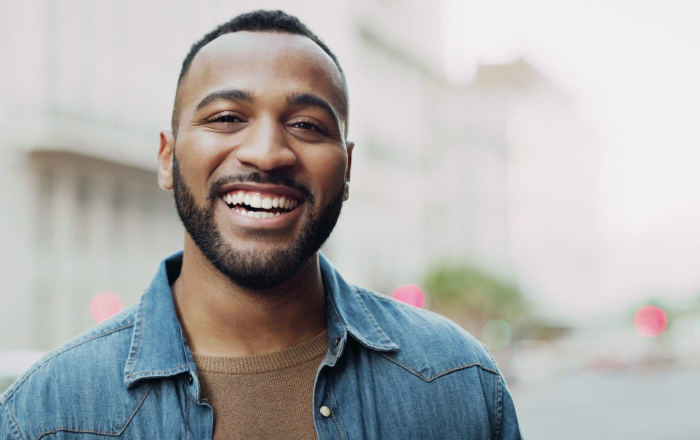
#> input picture 180/proj2/imgs/happy.jpg, 1400 x 880 px (shown at 1/2 size)
$ python hybrid_image_starter.py
#> lines starting #> are read from the running program, lines starting #| are printed output that depends on the picture
### 180/proj2/align_image_code.py
import math
import numpy as np
import matplotlib.pyplot as plt
import skimage.transform as sktr


def get_points(im1, im2):
    print('Please select 2 points in each image for alignment.')
    plt.imshow(im1)
    p1, p2 = plt.ginput(2)
    plt.close()
    plt.imshow(im2)
    p3, p4 = plt.ginput(2)
    plt.close()
    return (p1, p2, p3, p4)

# [59 lines left out: functions recenter, find_centers, align_image_centers, rescale_images, rotate_im1, match_img_size, not called in this run]

def align_images(im1, im2):
    pts = get_points(im1, im2)
    print("80", im1.shape, im2.shape)
    im1, im2 = align_image_centers(im1, im2, pts)
    print("82", im1.shape, im2.shape)
    im1, im2 = rescale_images(im1, im2, pts)
    print("84", im1.shape, im2.shape)
    im1, angle = rotate_im1(im1, im2, pts)
    print("86", im1.shape, im2.shape)
    im1, im2 = match_img_size(im1, im2)
    print("88", im1.shape, im2.shape)
    return im1, im2


# [5 lines that do not run on import are left out]

### 180/proj2/hybrid_image_starter.py
import matplotlib.pyplot as plt
from align_image_code import align_images
import cv2
import scipy.signal as ssg
import numpy as np

def lowpass(img, sigma):
    gauss = cv2.getGaussianKernel(ksize=max(int(2*sigma//3), 1), sigma=sigma)
    gauss = gauss @ gauss.T

    r = ssg.convolve2d(img[:, :, 0], gauss, mode='same', boundary="symm")
    g = ssg.convolve2d(img[:, :, 1], gauss, mode='same', boundary="symm")
    b = ssg.convolve2d(img[:, :, 2], gauss, mode='same', boundary="symm")

    blurred = np.stack([r, g, b], axis=2)
    return blurred

def highpass(img, sigma):
    return img - lowpass(img, sigma)

def hybrid_image(im1, im2, sigma1, sigma2):
    im1 = lowpass(im1, sigma1)
    im2 = highpass(im2, sigma2)

    hybrid = im1 + im2
    return hybrid, im1, im2

def make_gray(im):
    return np.stack([im[:, :, 0], im[:, :, 0], im[:, :, 0]], axis=2)

# First load images

# high sf
name = "happy_mad"
im1 = plt.imread('imgs/happy.jpg')/255

# low sf
im2 = plt.imread('imgs/mad.jpg')/255
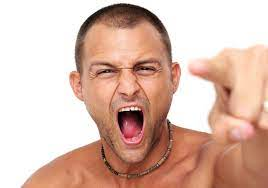
#> input picture 180/proj2/imgs/mad.jpg, 268 x 188 px
make_gray(im2)
#> in make_gray, `return np.stack([im[:, :, 0], im[:, :, 0], im[:, :, 0]], axis=2)`:
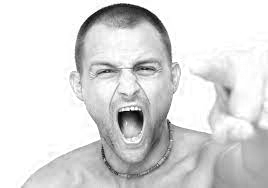
#> returned value: shape (188, 268, 3) float64; min 0.0118, max 1, mean 0.858

# Next align images (this code is provided, but may be improved)
#> (the run stopped early here; a loop or call above may not have finished)
